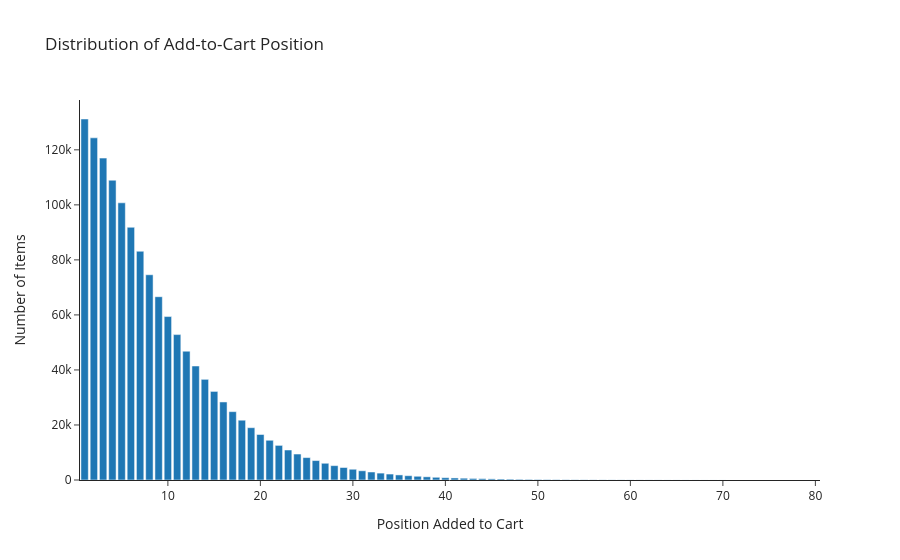

Notebook code for this chart:
### Markdown cell above
### Distribution of `add_to_cart_order`

### Code cell
# Count items for each add-to-cart position
cart_position_counts = (
    order_products["add_to_cart_order"].value_counts().sort_index().reset_index()
)
cart_position_counts.columns = ["Position Added to Cart", "Number of Items"]

fig = px.bar(
    cart_position_counts,
    x="Position Added to Cart",
    y="Number of Items",
    title="Distribution of Add-to-Cart Position",
)
fig.show()

### Figure 1 — Plotly figure (JSON) as saved in the notebook; plotly's stock layout.template omitted (floating-point values rounded to 4 significant figures)
{"data": [{"hovertemplate": "Position Added to Cart=%{x}<br>Number of Items=%{y}<extra></extra>", "legendgroup": "", "marker": {"color": "#1F77B4", "pattern": {"shape": ""}}, "name": "", "orientation": "v", "showlegend": false, "textposition": "auto", "type": "bar", "x": [1, 2, 3, 4, 5, 6, 7, 8, 9, 10, 11, 12, 13, 14, 15, 16, 17, 18, 19, 20, 21, 22, 23, 24, 25, 26, 27, 28, 29, 30, 31, 32, 33, 34, 35, 36, 37, 38, 39, 40, 41, 42, 43, 44, 45, 46, 47, 48, 49, 50, 51, 52, 53, 54, 55, 56, 57, 58, 59, 60, 61, 62, 63, 64, 65, 66, 67, 68, 69, 70, 71, 72, 73, 74, 75, 76, 77, 78, 79, 80], "xaxis": "x", "y": [131209, 124364, 116996, 108963, 100745, 91850, 83142, 74601, 66618, 59401, 52848, 46814, 41431, 36588, 32194, 28363, 24841, 21733, 19014, 16541, 14439, 12582, 10901, 9439, 8147, 7068, 6082, 5222, 4543, 3909, 3356, 2910, 2507, 2161, 1846, 1566, 1356, 1163, 985, 843, 744, 654, 566, 491, 412, 348, 300, 251, 219, 193, 162, 138, 115, 97, 82, 70, 60, 54, 49, 45, 37, 34, 31, 26, 22, 19, 17, 16, 14, 14, 10, 10, 8, 8, 6, 5, 3, 2, 2, 2], "yaxis": "y"}], "layout": {"barmode": "relative", "legend": {"tracegroupgap": 0}, "title": {"text": "Distribution of Add-to-Cart Position"}, "xaxis": {"anchor": "y", "domain": [0.0, 1.0], "title": {"text": "Position Added to Cart"}}, "yaxis": {"anchor": "x", "domain": [0.0, 1.0], "title": {"text": "Number of Items"}}}}
